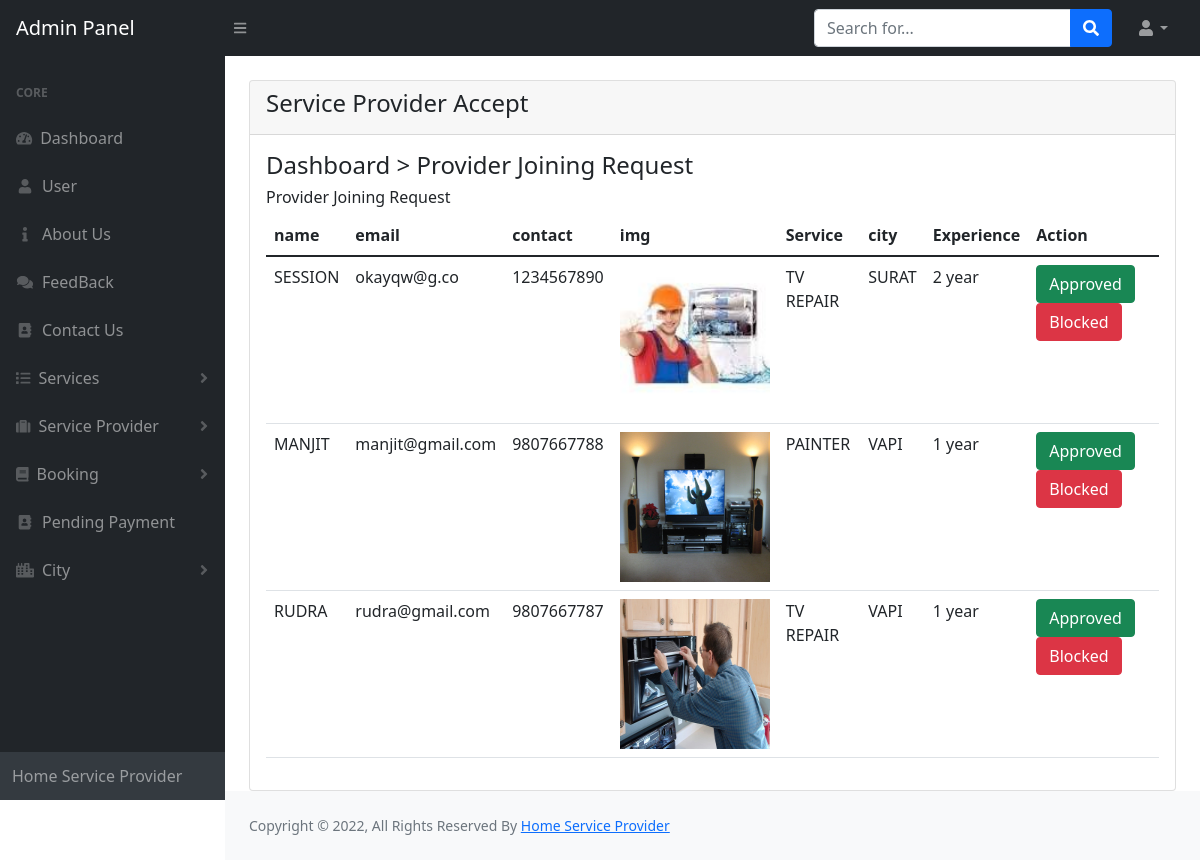
The app's page /admin/new-request.php with its own data.
### tables this page shows
CREATE TABLE `service_provider` (
  `pid` int(11) NOT NULL,
  `username` varchar(50) NOT NULL,
  `sid` int(11) NOT NULL,
  `pname` varchar(50) NOT NULL,
  `address` varchar(300) NOT NULL,
  `city` varchar(50) NOT NULL,
  `dob` date NOT NULL,
  `gender` varchar(50) NOT NULL,
  `email` varchar(50) NOT NULL,
  `contact` varchar(20) NOT NULL,
  `pass` varchar(50) NOT NULL,
  `pimg` varchar(50) NOT NULL,
  `status` tinyint(1) NOT NULL,
  `short_bio` varchar(5000) NOT NULL,
  `experience` varchar(50) NOT NULL,
  `self` tinyint(5) NOT NULL
);

CREATE TABLE `services` (
  `sid` int(11) NOT NULL,
  `s_name` varchar(500) NOT NULL,
  `description` mediumtext NOT NULL,
  `s_img` varchar(500) NOT NULL,
  `visiting_price` varchar(100) NOT NULL
);

### admin/new-request.php (the view, shortened to what this page needs)
<?php
include('includes/header.php');
?>
<div class="container-fluid px-4">
     <div class="row mt-4">
        <div class="col-md-12">
            <div class="card">
                <div class="card-header">
                    <h4>Service Provider Accept
                    </h4>
                </div>
                <div class="card-body">
                <form name="feedback" method="post">
                <div class="row">
                    <div class="col-sm-12">
                        <h4 class="page-title">Dashboard > Provider Joining Request</h4>
                    </div>
                </div>
                <div class="row">
                    <div class="col-sm-12">
                        <div class="card-box">
                            <div class="card-block">
                                <h6 class="card-title text-bold">Provider Joining Request</h6>
								<div class="table-responsive">
									<table class="table table-stripped" id="myTable">
                                    <thead class="">
                                        <tr >
                                            <th>name</th>
                                            <th>email</th>
                                            <th>contact</th>
                                            <th>img</th>
											<th>Service</th>
											<th>city</th>
                                            <th >Experience</th>
											 <th >Action</th>
                                        </tr>
                                    </thead>
                                    <tbody>
									<?php
													      include("includes/conn.php");
       												  $sql = 'SELECT * from service_provider where status=0';
        											 $result =  mysqli_query($conn , $sql);
    											     if (mysqli_num_rows($result) > 0) {
          													  while($row = mysqli_fetch_row($result)) {
																	$sid=$row[2];
									?>
                                        <tr>
                                            <td "><?php echo $row[3];?>  </td>
											<td ><?php echo $row[8];?></td>
                                            <td ><?php echo $row[9];?></td>
                                            <td><img src="../gallery/<?php echo $row[11];?>" height="150" width="150"></td>
											<td ><?php
												 $sql3 = "SELECT * from services where  sid='$sid'";
        											 $result3 =  mysqli_query($conn,$sql3);
    											     if (mysqli_num_rows($result3)> 0) {
          											 while($row3 = mysqli_fetch_assoc($result3))
													 {
														 echo $row3['s_name'];
													 }}
											?>
												</td>
											<td ><?php echo $row[5];?></td>
											<td ><?php echo $row[14];?></td>
										    <td>
											<a   href="disable1.php?id=<?php echo $row[0]; ?>">	<span class="btn btn-success">Approved</span></a>
											<a  href="del1.php?id=<?php echo $row[0]; ?>">	<span class="btn btn-danger">Blocked</span></a>
                                                    </td>
                                        </tr>
										 <?php
													 }}?>
                                    </tbody>
                                </table>
								</div>
                            </div>
                        </div>
                    </div>
                </div>
				</form>
                </div>
            </div>
        </div>
     </div>
<?php
include('includes/footer.php');
include('includes/scripts.php');
?>

### records on screen
service_provider: pname "SESSION", email "okayqw@g.co", contact "1234567890", pimg (picture), city "SURAT", experience "2 year"
services: s_name "TV REPAIR"
service_provider: pname "MANJIT", email "manjit@gmail.com", contact "9807667788", pimg (picture), city "VAPI", experience "1 year"
services: s_name "PAINTER"
service_provider: pname "RUDRA", email "rudra@gmail.com", contact "9807667787", pimg (picture), city "VAPI", experience "1 year"
